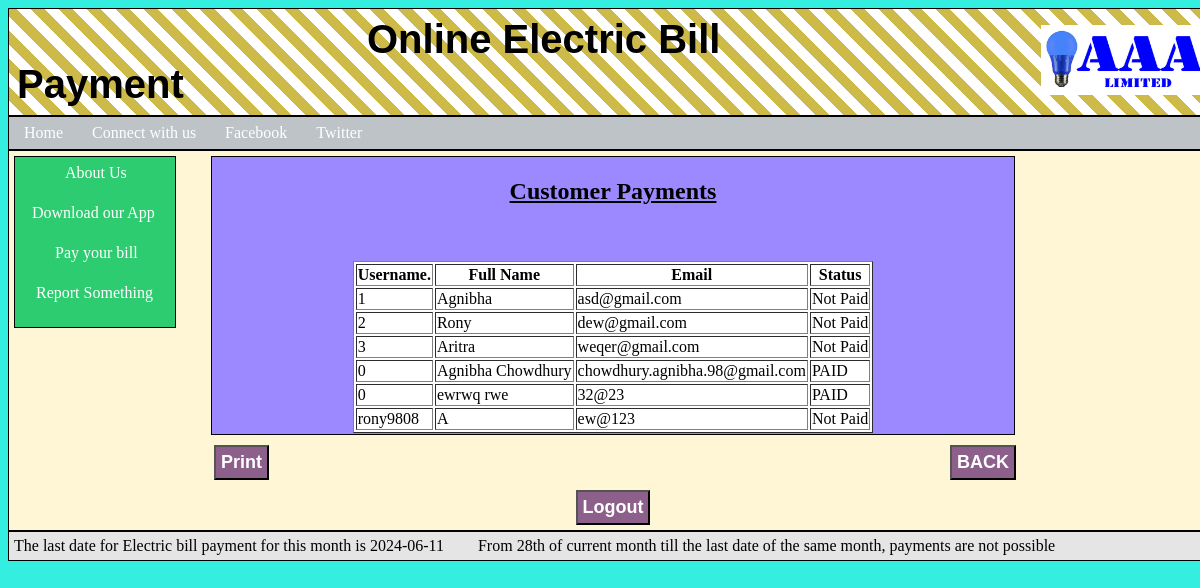
Screenshot of /cpayments.php (signed in) with the database file from the repository.
### tables this page shows
CREATE TABLE `status` (
  `ID` int(255) NOT NULL,
  `username` varchar(255) NOT NULL,
  `full_name` varchar(255) NOT NULL,
  `email` varchar(255) NOT NULL,
  `status` varchar(255) NOT NULL
);

### cpayments.php (the view, shortened to what this page needs)
<?php
require_once('config/config.php');
$query="select * from status";
$result=mysqli_query($con,$query);
?>
<html>
<head>
	<link href="css/index.css" rel="stylesheet" type="text/css"/>
	<link rel="stylesheet"  href="css/form_login.css">
</head>
<body style="background-color:#34efe0">
<div id="header">
	<table>
	<tr>
	<td> <span style="padding-left:350px"><a  href="index1.php" style="text-decoration: none" target="_parent"> <b><font id="font1">Online Electric Bill Payment</font></b></span></a></td>
	<td> <span style="padding-left:180px"><a  href="index1.php"><img id="logo"  src="img/logo.jpg" height="70px" alt="logo.png" /></span></a></td>
	</table>
	</div>
	<div id="main-wrap">
									 <a id="c" href="index1.php" style="text-decoration: none">Home  </a>
	<span style="padding-left:5px">  <a id="c" href="connectwithus.php" style="text-decoration: none">Connect with us</a>
	<span style="padding-left:5px">  <a id="c" href="#" style="text-decoration: none">Facebook</a>
	<span style="padding-left:5px">  <a id="c" href="#" style="text-decoration: none">Twitter</a>
	</div>
	<div id="main">
		<div class="left-sub1">
				<span style="padding-left:35px"><a id="d" href="aboutus.php" style="text-decoration: none">About Us</a><br><br>
				<span style="padding-left:2px"><a id="d" href="download/Electric%20Bill%20Payment.jpg " download style="text-decoration: none">Download our App</a><br><br>
				<span style="padding-left:25px"><a id="d" href="login.php" style="text-decoration: none">Pay your bill</a><br><br>
				<span style="padding-left:6px"><a id="d" href="report.php" style="text-decoration: none">Report Something</a><br><br>
			</div>
	<div class="middle-sub1" id="print">
			<center><h2><u>Customer Payments </u></h2><br><br>
		<table align="center" bgcolor="white" border="1px"  >
			<tr>
              <th>Username.</th>
			  <th>Full Name</th>
			  <th>Email </th>
            <th>Status </th>
			</tr>
			<?php
			while($rows=mysqli_fetch_assoc($result))
			{
			?>
			<tr>
				<td><?php echo $rows['username'];  ?>  </td>
				<td><?php echo $rows['full_name'];  ?>  </td>
				<td><?php echo $rows['email'];  ?>  </td>
                <td><?php
                echo $rows['status'];
                    ?>  </td>
			</tr>
			<?php
			}
			?>
			</table>
		</div>
		<span style="padding-left:200px"><input type="button" class="logout" value="Print" onclick="printContent('print')">
		<span style="padding-left:677px"><input type="button" onclick="window.location.href='welcomeadmin.php'" name="logout" class="logout" value="BACK">
		<form class="form" action="" method="post" onsubmit="return validate()" >
				<center><input type="submit" name="logout" class="logout" value="Logout">
			</form>
	</div>
	<div id="marquee-msg">
         <marquee onmouseover="stop()" onmouseout="start()">The last date for Electric bill payment for this month is <?php          $duedate=date("Y-m-11");
                                                                            echo $duedate;
                                                                    ?><span style="padding-left:30px">
                        From 28th of current month till the last date of the same month, payments are not possible
                    </marquee>
    </div>
	</body>
	</html>

### css/index.css (style rules this page uses)
#header { margin: 0 auto; width: 1198px; height: 0 auto; border: 1px solid black; text-align: center; padding:5px; background: repeating-linear-gradient( 45deg, #ffffff, #ffffff 10px, #ceba48 10px, #ceba48 20px ); }
#font1 { font-family: "Arial Black", Gadget, sans-serif; font-style: Georgia; font-size:40px; color:black; }
#logo { margin: 0 auto; }
#main-wrap { margin: 0 auto; height: 0 auto; width: 1198px; border: 1px solid black; background-color:#bdc3c7; padding:5px; }
#marquee-msg { margin: 0 auto; height: 0 auto; width: 1198px; border: 1px solid black; background-color:#e5e5e5; padding:5px; }
#c:link, #c:visited { background-color: #bdc3c7; color: white; padding: 2px 10px; text-align: center; text-decoration: none; display: inline-block; }
#main { margin: 0 auto; overflow:auto; display:block; height: auto; width: 1198px; background-color:#fff6d6; border: 1px solid black; padding:5px; }
.middle-sub1 { margin: 0 auto; height:0 auto; width: 800px; background-color:#9c88ff; border: 1px solid black; padding:1px; float:middle; }
.left-sub1 { margin :0 auto; height: 0 auto; width:150px; background-color: #2ecc71; padding:5px; float:left; border: 1px solid black; }
#d:link, #d:visited { background-color: #2ecc71; color: white; padding: 2px 10px; text-align: center; text-decoration: none; display: inline-block; }

### css/form_login.css (style rules this page uses)
.form { width:450px; margin:0 auto; }
.logout { background-color:#8D608C; padding:5px; color:white; width:0 auto; font-size:18px; font-weight:bold; text-align: center; margin-top:10px; }

### rows the page displays
status: username "1", full_name "Agnibha", email "asd@gmail.com", status "Not Paid"
status: username "2", full_name "Rony", email "dew@gmail.com", status "Not Paid"
status: username "3", full_name "Aritra", email "weqer@gmail.com", status "Not Paid"
status: username "0", full_name "Agnibha Chowdhury", email "chowdhury.agnibha.98@gmail.com", status "PAID"
status: username "0", full_name "ewrwq rwe", email "32@23", status "PAID"
status: username "rony9808", full_name "A", email "ew@123", status "Not Paid"
